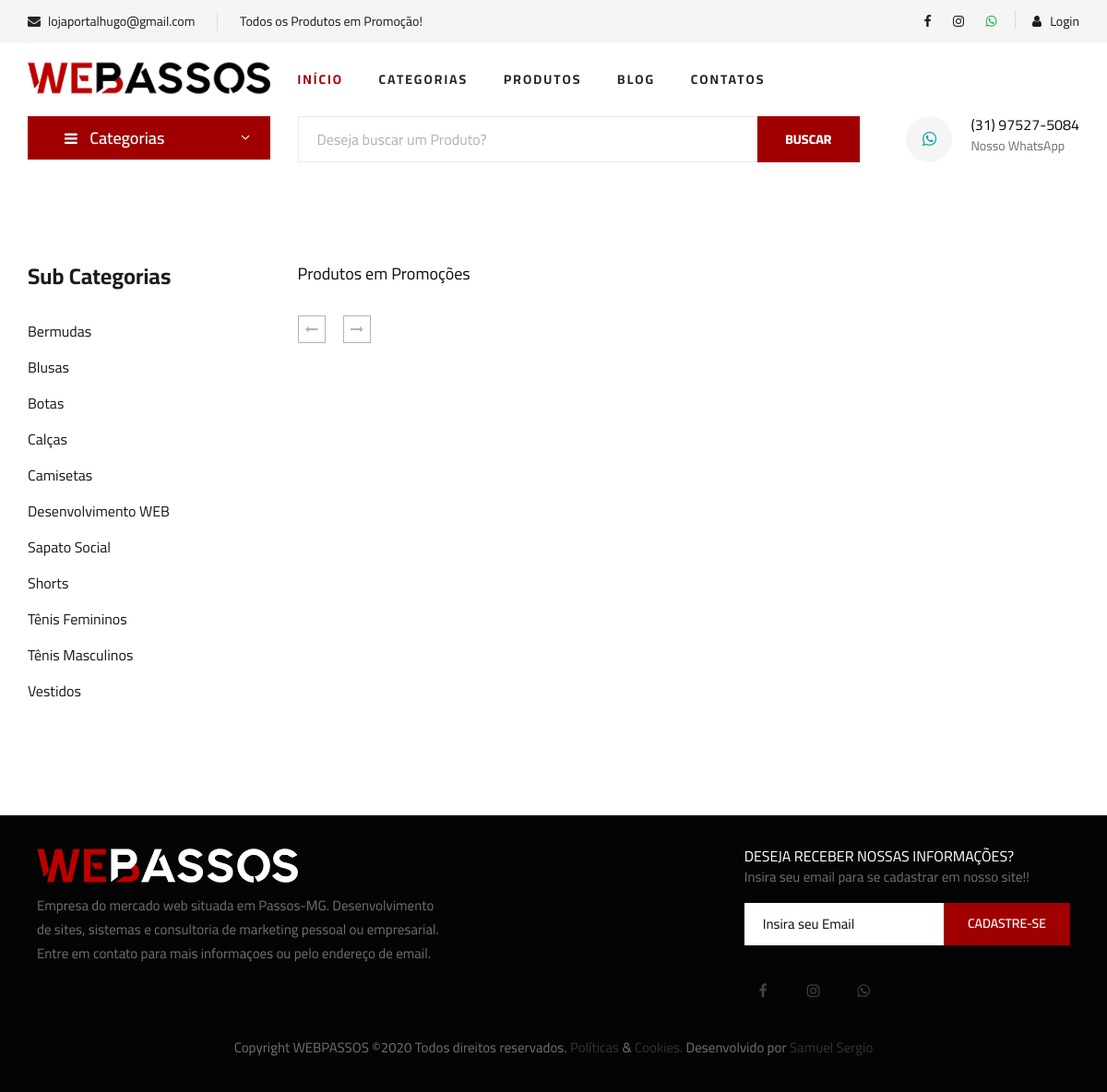
Screenshot of /promocoes.php with the database file from the repository.
### tables this page shows
CREATE TABLE `sub_categorias` (
  `id` int(11) NOT NULL AUTO_INCREMENT,
  `nome` varchar(50) NOT NULL,
  `nome_url` varchar(50) NOT NULL,
  `imagem` varchar(100) NOT NULL,
  `id_categoria` int(11) NOT NULL,
  PRIMARY KEY (`id`)
);

### promocoes.php (the view, shortened to what this page needs)
<?php
require_once("cabecalho.php");
?>
<?php
require_once("cabecalho-busca.php");
?>
<?php
$nome_pag = 'promocoes.php';
 ?>
<section class="product spad">
    <div class="container">
        <div class="row">
            <div class="col-lg-3 col-md-5">
                <div class="sidebar">
                    <div class="sidebar__item">
                        <h4>Sub Categorias</h4>
                        <ul>
                            <?php
                            $query = $pdo->query("SELECT * FROM sub_categorias order by nome asc ");
                            $res = $query->fetchAll(PDO::FETCH_ASSOC);
                            for ($i=0; $i < count($res); $i++) {
                              $nome = $res[$i]['nome'];
                              $nome_url = $res[$i]['nome_url'];
                              ?>
                              <li><a href="produtos-<?php echo $nome_url ?>"><?php echo $nome ?></a></li>
                          <?php } ?>
                      </ul>
                  </div>
              </div>
          </div>
          <div class="col-lg-9 col-md-7">
<h5>Produtos em Promoções</h5>
            <div class="product__pagination">
                <a href="<?php echo $nome_pag ?>?pagina=0"><i class="fa fa-long-arrow-left"></i></a>
                <a href="<?php echo $nome_pag ?>?pagina=<?php echo @$num_paginas - 1 ?>"><i class="fa fa-long-arrow-right"></i></a>
            </div>
        </div>
    </div>
</div>
</section>
<?php
require_once("rodape.php");
?>

### css/style.css (style rules this page uses)
html, body { height: 100%; font-family: "Cairo", sans-serif; -webkit-font-smoothing: antialiased; font-smoothing: antialiased; }
h1, h2, h3, h4, h5, h6 { margin: 0; color: #111111; font-weight: 400; font-family: "Cairo", sans-serif; }
h4 { font-size: 24px; }
h5 { font-size: 18px; }
ul, ol { padding: 0; margin: 0; }
.spad { padding-top: 100px; padding-bottom: 100px; }
.sidebar__item { margin-bottom: 35px; }
.sidebar__item h4 { color: #1c1c1c; font-weight: 700; margin-bottom: 25px; }
.sidebar__item ul li { list-style: none; }
.sidebar__item ul li a { font-size: 16px; color: #1c1c1c; line-height: 39px; display: block; }
.product { padding-top: 80px; padding-bottom: 80px; }
.product__pagination, .blog__pagination { padding-top: 10px; }
.product__pagination a, .blog__pagination a { display: inline-block; width: 30px; height: 30px; border: 1px solid #b2b2b2; font-size: 14px; color: #b2b2b2; font-weight: 700; line-height: 28px; text-align: center; margin-right: 16px; -webkit-transition: all, 0.3s; -moz-transition: all, 0.3s; -ms-transition: all, 0.3s; -o-transition: all, 0.3s; transition: all, 0.3s; }
.product__pagination a:last-child, .blog__pagination a:last-child { margin-right: 0; }
@media only screen and (min-width: 1200px) { .container { max-width: 1170px; } }

### rows the page displays
sub_categorias: nome "Bermudas"
sub_categorias: nome "Blusas"
sub_categorias: nome "Botas"
sub_categorias: nome "Calças"
sub_categorias: nome "Camisetas"
sub_categorias: nome "Desenvolvimento WEB"
sub_categorias: nome "Sapato Social"
sub_categorias: nome "Shorts"
sub_categorias: nome "Tênis Femininos"
sub_categorias: nome "Tênis Masculinos"
sub_categorias: nome "Vestidos"

### other values shown
$email "lojaportalhugo@gmail.com"
$texto_destaque "Todos os Produtos em Promoção!"
$whatsapp "(31) 97527-5084"
